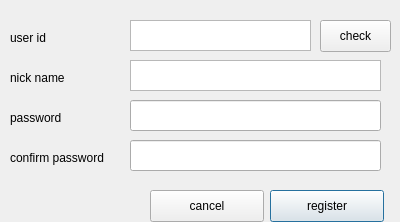
<?xml version="1.0" encoding="UTF-8"?>
<ui version="4.0">
 <class>RegisterDialog</class>
 <widget class="QDialog" name="RegisterDialog">
  <property name="windowModality">
   <enum>Qt::WindowModal</enum>
  </property>
  <property name="geometry">
   <rect>
    <x>0</x>
    <y>0</y>
    <width>400</width>
    <height>222</height>
   </rect>
  </property>
  <property name="sizePolicy">
   <sizepolicy hsizetype="Fixed" vsizetype="Fixed">
    <horstretch>0</horstretch>
    <verstretch>0</verstretch>
   </sizepolicy>
  </property>
  <property name="minimumSize">
   <size>
    <width>400</width>
    <height>222</height>
   </size>
  </property>
  <property name="maximumSize">
   <size>
    <width>400</width>
    <height>222</height>
   </size>
  </property>
  <property name="windowTitle">
   <string>Dialog</string>
  </property>
  <widget class="QLabel" name="label">
   <property name="geometry">
    <rect>
     <x>10</x>
     <y>30</y>
     <width>62</width>
     <height>16</height>
    </rect>
   </property>
   <property name="text">
    <string>user id</string>
   </property>
  </widget>
  <widget class="QTextEdit" name="UserIDInput">
   <property name="geometry">
    <rect>
     <x>130</x>
     <y>20</y>
     <width>181</width>
     <height>31</height>
    </rect>
   </property>
   <property name="tabChangesFocus">
    <bool>true</bool>
   </property>
  </widget>
  <widget class="QPushButton" name="btnCancelRegister">
   <property name="geometry">
    <rect>
     <x>150</x>
     <y>190</y>
     <width>114</width>
     <height>32</height>
    </rect>
   </property>
   <property name="text">
    <string>cancel</string>
   </property>
  </widget>
  <widget class="QPushButton" name="btnRegister">
   <property name="geometry">
    <rect>
     <x>270</x>
     <y>190</y>
     <width>114</width>
     <height>32</height>
    </rect>
   </property>
   <property name="text">
    <string>register</string>
   </property>
   <property name="default">
    <bool>true</bool>
   </property>
  </widget>
  <widget class="QLabel" name="label_3">
   <property name="geometry">
    <rect>
     <x>10</x>
     <y>70</y>
     <width>71</width>
     <height>16</height>
    </rect>
   </property>
   <property name="text">
    <string>nick name</string>
   </property>
  </widget>
  <widget class="QTextEdit" name="NickInput">
   <property name="geometry">
    <rect>
     <x>130</x>
     <y>60</y>
     <width>251</width>
     <height>31</height>
    </rect>
   </property>
   <property name="tabChangesFocus">
    <bool>true</bool>
   </property>
  </widget>
  <widget class="QLabel" name="label_4">
   <property name="geometry">
    <rect>
     <x>10</x>
     <y>110</y>
     <width>71</width>
     <height>16</height>
    </rect>
   </property>
   <property name="text">
    <string>password</string>
   </property>
  </widget>
  <widget class="QLabel" name="label_5">
   <property name="geometry">
    <rect>
     <x>10</x>
     <y>150</y>
     <width>121</width>
     <height>16</height>
    </rect>
   </property>
   <property name="text">
    <string>confirm password</string>
   </property>
  </widget>
  <widget class="QPushButton" name="btnUserIdDupCheck">
   <property name="geometry">
    <rect>
     <x>320</x>
     <y>20</y>
     <width>71</width>
     <height>32</height>
    </rect>
   </property>
   <property name="text">
    <string>check</string>
   </property>
  </widget>
  <widget class="QLabel" name="lblErrorText">
   <property name="geometry">
    <rect>
     <x>20</x>
     <y>180</y>
     <width>361</width>
     <height>16</height>
    </rect>
   </property>
   <property name="text">
    <string/>
   </property>
  </widget>
  <widget class="QLineEdit" name="ConfirmPasswdInput">
   <property name="geometry">
    <rect>
     <x>130</x>
     <y>140</y>
     <width>251</width>
     <height>31</height>
    </rect>
   </property>
  </widget>
  <widget class="QLineEdit" name="PasswdInput">
   <property name="geometry">
    <rect>
     <x>130</x>
     <y>100</y>
     <width>251</width>
     <height>31</height>
    </rect>
   </property>
  </widget>
 </widget>
 <tabstops>
  <tabstop>UserIDInput</tabstop>
  <tabstop>btnUserIdDupCheck</tabstop>
  <tabstop>NickInput</tabstop>
  <tabstop>btnRegister</tabstop>
  <tabstop>btnCancelRegister</tabstop>
 </tabstops>
 <resources/>
 <connections/>
</ui>
